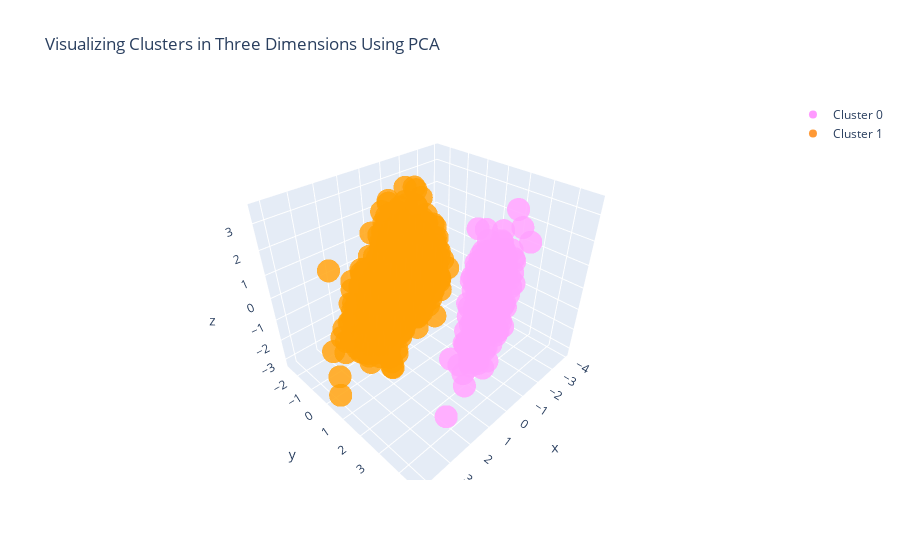

The cell this chart's notebook holds for it:
### Code cell
cluster_3d(df)

### Figure 1 — Plotly figure (JSON) as saved in the notebook; plotly's stock layout.template omitted (floating-point values rounded to 4 significant figures; data arrays with more than 128 entries replaced by an {"elided": "..."} marker saying what was removed)
{"data": [{"marker": {"color": "rgba(255, 128, 255, 0.8)"}, "mode": "markers", "name": "Cluster 0", "type": "scatter3d", "x": {"elided": "198 float values"}, "y": {"elided": "198 float values"}, "z": {"elided": "198 float values"}}, {"marker": {"color": "rgba(255, 128, 2, 0.8)"}, "mode": "markers", "name": "Cluster 1", "type": "scatter3d", "x": {"elided": "1102 float values"}, "y": {"elided": "1102 float values"}, "z": {"elided": "1102 float values"}}], "layout": {"title": {"text": "Visualizing Clusters in Three Dimensions Using PCA"}, "xaxis": {"ticklen": 5, "title": {"text": "PC1"}, "zeroline": false}, "yaxis": {"ticklen": 5, "title": {"text": "PC2"}, "zeroline": false}}}
